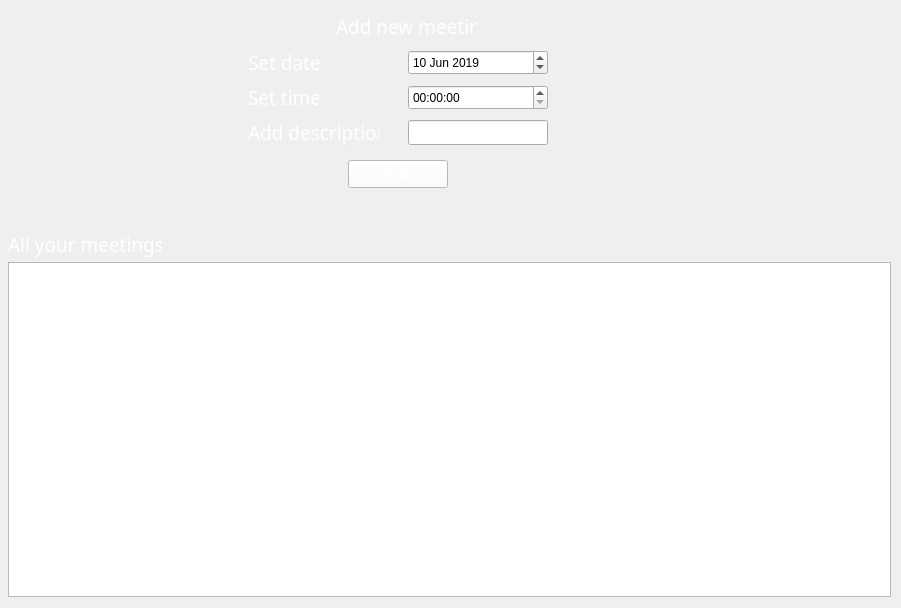
   <widget class="QWidget" name="Meetings_Widget" native="true">
    <property name="geometry">
     <rect>
      <x>190</x>
      <y>160</y>
      <width>901</width>
      <height>608</height>
     </rect>
    </property>
    <property name="styleSheet">
     <string notr="true">background-image: url(:/images/icons/fon_2_icon.png);</string>
    </property>
    <widget class="QTextBrowser" name="Meeting_Browser">
     <property name="geometry">
      <rect>
       <x>8</x>
       <y>262</y>
       <width>883</width>
       <height>335</height>
      </rect>
     </property>
     <property name="styleSheet">
      <string notr="true">color: rgb(255, 255, 255);
font: 14pt &quot;Calibri&quot;;</string>
     </property>
    </widget>
    <widget class="QWidget" name="Add_Meeting" native="true">
     <property name="geometry">
      <rect>
       <x>228</x>
       <y>0</y>
       <width>346</width>
       <height>224</height>
      </rect>
     </property>
     <widget class="QPushButton" name="Add_New_Meeting">
      <property name="geometry">
       <rect>
        <x>120</x>
        <y>160</y>
        <width>100</width>
        <height>28</height>
       </rect>
      </property>
      <property name="autoFillBackground">
       <bool>false</bool>
      </property>
      <property name="styleSheet">
       <string notr="true">font: 14pt &quot;ISOCP&quot;;
background-color: rgb(255, 255, 255);
color: rgb(255, 255, 255);
</string>
      </property>
      <property name="text">
       <string>Add</string>
      </property>
      <property name="checkable">
       <bool>false</bool>
      </property>
      <property name="checked">
       <bool>false</bool>
      </property>
     </widget>
     <widget class="QLabel" name="label_15">
      <property name="geometry">
       <rect>
        <x>108</x>
        <y>14</y>
        <width>141</width>
        <height>25</height>
       </rect>
      </property>
      <property name="font">
       <font>
        <family>ISOCP</family>
        <pointsize>14</pointsize>
       </font>
      </property>
      <property name="styleSheet">
       <string notr="true">color: rgb(255, 255, 255);</string>
      </property>
      <property name="text">
       <string>Add new meeting</string>
      </property>
     </widget>
     <widget class="QDateEdit" name="MeetingDateEdit">
      <property name="geometry">
       <rect>
        <x>180</x>
        <y>50</y>
        <width>140</width>
        <height>25</height>
       </rect>
      </property>
      <property name="styleSheet">
       <string notr="true">font: 14pt &quot;ISOCP&quot;;</string>
      </property>
      <property name="maximumDateTime">
       <datetime>
        <hour>23</hour>
        <minute>59</minute>
        <second>59</second>
        <year>3000</year>
        <month>12</month>
        <day>31</day>
       </datetime>
      </property>
      <property name="minimumDateTime">
       <datetime>
        <hour>0</hour>
        <minute>0</minute>
        <second>0</second>
        <year>2018</year>
        <month>1</month>
        <day>1</day>
       </datetime>
      </property>
      <property name="date">
       <date>
        <year>2019</year>
        <month>6</month>
        <day>10</day>
       </date>
      </property>
     </widget>
     <widget class="QLabel" name="label_19">
      <property name="geometry">
       <rect>
        <x>20</x>
        <y>120</y>
        <width>131</width>
        <height>25</height>
       </rect>
      </property>
      <property name="font">
       <font>
        <family>ISOCP</family>
        <pointsize>14</pointsize>
       </font>
      </property>
      <property name="styleSheet">
       <string notr="true">color: rgb(255, 255, 255);</string>
      </property>
      <property name="text">
       <string>Add description</string>
      </property>
     </widget>
     <widget class="QLineEdit" name="MeetingLine">
      <property name="geometry">
       <rect>
        <x>180</x>
        <y>120</y>
        <width>140</width>
        <height>25</height>
       </rect>
      </property>
      <property name="autoFillBackground">
       <bool>false</bool>
      </property>
      <property name="styleSheet">
       <string notr="true">font: 14pt &quot;ISOCP&quot;;
color: rgb(255, 255, 255);</string>
      </property>
     </widget>
     <widget class="QTimeEdit" name="MeetingTimeEdit">
      <property name="geometry">
       <rect>
        <x>180</x>
        <y>85</y>
        <width>140</width>
        <height>25</height>
       </rect>
      </property>
      <property name="styleSheet">
       <string notr="true">font: 14pt &quot;ISOCP&quot;;</string>
      </property>
      <property name="displayFormat">
       <string>HH:mm:ss</string>
      </property>
     </widget>
     <widget class="QLabel" name="label_20">
      <property name="geometry">
       <rect>
        <x>20</x>
        <y>50</y>
        <width>91</width>
        <height>25</height>
       </rect>
      </property>
      <property name="font">
       <font>
        <family>ISOCP</family>
        <pointsize>14</pointsize>
       </font>
      </property>
      <property name="styleSheet">
       <string notr="true">color: rgb(255, 255, 255);</string>
      </property>
      <property name="text">
       <string>Set date</string>
      </property>
     </widget>
     <widget class="QLabel" name="label_21">
      <property name="geometry">
       <rect>
        <x>20</x>
        <y>85</y>
        <width>71</width>
        <height>25</height>
       </rect>
      </property>
      <property name="font">
       <font>
        <family>ISOCP</family>
        <pointsize>14</pointsize>
       </font>
      </property>
      <property name="styleSheet">
       <string notr="true">color: rgb(255, 255, 255);</string>
      </property>
      <property name="text">
       <string>Set time</string>
      </property>
     </widget>
    </widget>
    <widget class="QLabel" name="label_22">
     <property name="geometry">
      <rect>
       <x>8</x>
       <y>226</y>
       <width>154</width>
       <height>36</height>
      </rect>
     </property>
     <property name="font">
      <font>
       <family>ISOCP</family>
       <pointsize>14</pointsize>
      </font>
     </property>
     <property name="styleSheet">
      <string notr="true">color: rgb(255, 255, 255);</string>
     </property>
     <property name="text">
      <string>All your meetings</string>
     </property>
    </widget>
   </widget>
